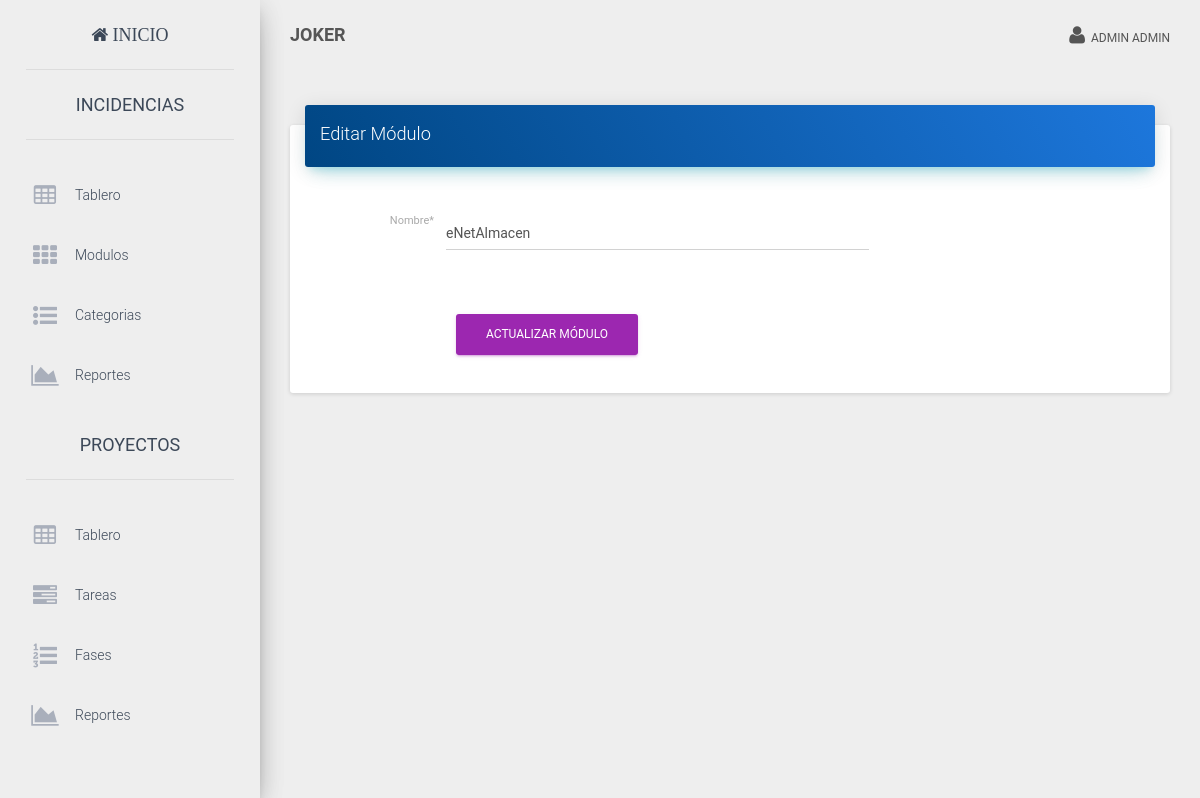
Page /index.php?view=editproject&id=1 (signed in) on the committed database.
### tables this page shows
CREATE TABLE IF NOT EXISTS `user` (
  `id` int NOT NULL AUTO_INCREMENT,
  `username` varchar(50) DEFAULT NULL,
  `name` varchar(50) DEFAULT NULL,
  `lastname` varchar(50) DEFAULT NULL,
  `email` varchar(255) DEFAULT NULL,
  `password` varchar(60) DEFAULT NULL,
  `is_active` tinyint(1) NOT NULL DEFAULT '1',
  `kind` int NOT NULL DEFAULT '1',
  `created_at` datetime DEFAULT NULL,
  PRIMARY KEY (`id`)
);

CREATE TABLE IF NOT EXISTS `project` (
  `id` int NOT NULL AUTO_INCREMENT,
  `name` varchar(200) DEFAULT NULL,
  `description` text,
  PRIMARY KEY (`id`)
);

### core/controller/Lb.php (called while the page is built, shortened)
<?php
class Lb {
	public function start(){
		include "core/app/init.php";
	}
}
?>

### index.php (called while the page is built, shortened)
<?php
$lb = new Lb();
$lb->start();
?>

### core/controller/Executor.php (called while the page is built, shortened)
<?php
class Executor {
	public static function doit($sql){
		$con = Database::getCon();
		return array($con->query($sql),$con->insert_id);
	}
}
?>

### core/app/model/UserData.php (called while the page is built, shortened)
<?php
class UserData {
	public static $tablename = "user";
	public static function getById($id){
		$sql = "select * from ".self::$tablename." where id=$id";
		$query = Executor::doit($sql);
		return Model::one($query[0],new UserData());
	}
}
?>

### core/controller/Model.php (called while the page is built, shortened)
<?php
class Model {
	public static function exists($modelname){
		$fullpath = self::getFullpath($modelname);
		$found=false;
		if(file_exists($fullpath)){
			$found = true;
		}
		return $found;
	}
	public static function getFullpath($modelname){
		return Core::$root."core/app/model/".$modelname.".php";
	}
	public static function one($query,$aclass){
		$found = null;
		$data = new $aclass;
		while($r = $query->fetch_array()){
			$cnt=1;
			foreach ($r as $key => $v) {
				if($cnt>0 && $cnt%2==0){
					$data->$key = $v;
				}
				$cnt++;
			}
			$found = $data;
			break;
		}
		return $found;
	}
}
?>

### core/app/model/ProjectData.php (called while the page is built, shortened)
<?php
class ProjectData {
	public static $tablename = "project";
	public static function getById($id){
		$sql = "select * from ".self::$tablename." where id=$id";
		$query = Executor::doit($sql);
		return Model::one($query[0],new ProjectData());
	}
}
?>

### core/app/layouts/layout.php (the view, shortened to what this page needs)
<!doctype html>
<html lang="en">
<head>
  <link href="assets/css/bootstrap.min.css" rel="stylesheet" />
  <link href="assets/css/material-dashboard.css" rel="stylesheet" />
  <link href="assets/font-awesome/css/font-awesome.min.css" rel="stylesheet">
  <link href="assets/css/site.css" rel="stylesheet" />
</head>
<body>
  <?php if (isset($_SESSION["user_id"])) : ?>
    <div class="">
      <div class="sidebar" data-color="blue">
            <div class="logo">
              <a href="./" class="simple-text"><i class="fa fa-home"> Inicio</i></a>
            </div>
            <div class="sidebar-wrapper">
              <div>
                <div class="logo">
                    <a href="./?view=Inci_inicioincidencias" class="simple-text">INCIDENCIAS</a>
                </div>
                <ul class="nav">
                  <li class="" >
                    <a href="./?view=Inci_inicioincidencias">
                      <i class="fa fa-table" aria-hidden="true"></i>
                      <p>Tablero</p>
                    </a>
                  </li>
                  <?php
                  if ($_SESSION['kind'] == 1) {
                  ?>
                    <li>
                      <a href="./?view=projects">
                        <i class="fa fa fa-th"></i>
                        <p>Modulos</p>
                      </a>
                    </li>
                    <li>
                      <a href="./?view=categories">
                        <i class="fa fa-list-ul"></i>
                        <p>Categorias</p>
                      </a>
                    </li>
                    <li>
                      <a href="./?view=reports">
                        <i class="fa fa-area-chart"></i>
                        <p>Reportes</p>
                      </a>
                    </li>
                  <?php
                  }
                  ?>
                </ul>
                <?php
                if ($_SESSION['kind'] == 1) {
                ?>
                  <div class="logo">
                    <a href="./?view=Pro_inicioproyecto" class="simple-text">PROYECTOS</a>
                  </div>
                  <ul class="nav">
                    <li class="" >
                      <a href="./?view=Pro_inicioproyecto">
                        <i class="fa fa-table"></i>
                        <p>Tablero</p>
                      </a>
                    </li>
                    <li>
                      <a href="./?view=Pro_iniciotareas">
                        <i class="fa fa-tasks"></i>
                        <p>Tareas</p>
                      </a>
                    </li>
                    <li>
                      <a href="index.php?view=Pro_fases">
                        <i class="fa fa-list-ol"></i>
                        <p>Fases</p>
                      </a>
                    </li>
                    <li>
                      <a href="./?view=Pro_reportes">
                        <i class="fa fa-area-chart"></i>
                        <p>Reportes</p>
                      </a>
                    </li>
                  </ul>
                  <div class="logo">
                     <a href="./?view=users" class="simple-text"> USUARIOS</a>
                  </div>
                <?php
                }
                ?>
              </div>
            </div>
      </div>
      <div class="main-panel">
        <nav class="navbar navbar-transparent navbar-absolute">
          <div class="container-fluid">
            <div class="navbar-header">
              <a class="navbar-brand" href="./"><b>JOKER</b></a>
            </div>
            <div class="collapse navbar-collapse">
              <ul class="nav navbar-nav navbar-right">
                <li class="dropdown">
                  <a href="#" class="dropdown-toggle" data-toggle="dropdown">
                    <i class="fa fa-user"></i>
                    &nbsp;<?php echo Core::$user->name . " " . Core::$user->lastname; ?>
                  </a>
                </li>
              </ul>
            </div>
          </div>
        </nav>
        <div class="content">
              <div class="container-fluid ">
                <?php
                View::load("login");
                ?>
              </div>
        </div>
      </div>
    </div>
  <?php else : ?>
    <?php
    View::load("login");
    ?>
  <?php endif; ?>
</body>
</html>

### core/app/view/editproject-view.php (shortened to what this page needs)
<?php $user = ProjectData::getById($_GET["id"]);?>
<div class="row">
	<div class="col-md-12">
<div class="card">
  <div class="card-header" data-background-color="blue">
      <h4 class="title">Editar Módulo</h4>
  </div>
  <div class="card-content table-responsive">
		<form class="form-horizontal" method="post" id="addproduct" action="index.php?view=updateproject" role="form">
  <div class="form-group">
    <label for="inputEmail1" class="col-lg-2 control-label">Nombre*</label>
    <div class="col-md-6">
      <input type="text" name="name" value="<?php echo $user->name;?>" class="form-control" id="name" placeholder="Nombre">
    </div>
  </div>
  <div class="form-group">
    <div class="col-lg-offset-2 col-lg-10">
      <button type="submit" class="btn btn-primary">Actualizar Módulo</button>
    </div>
  </div>
</form>
</div>
</div>
	</div>
</div>

### rows in the picture
user: name "ADMIN", lastname "ADMIN"
project: name "eNetAlmacen"
